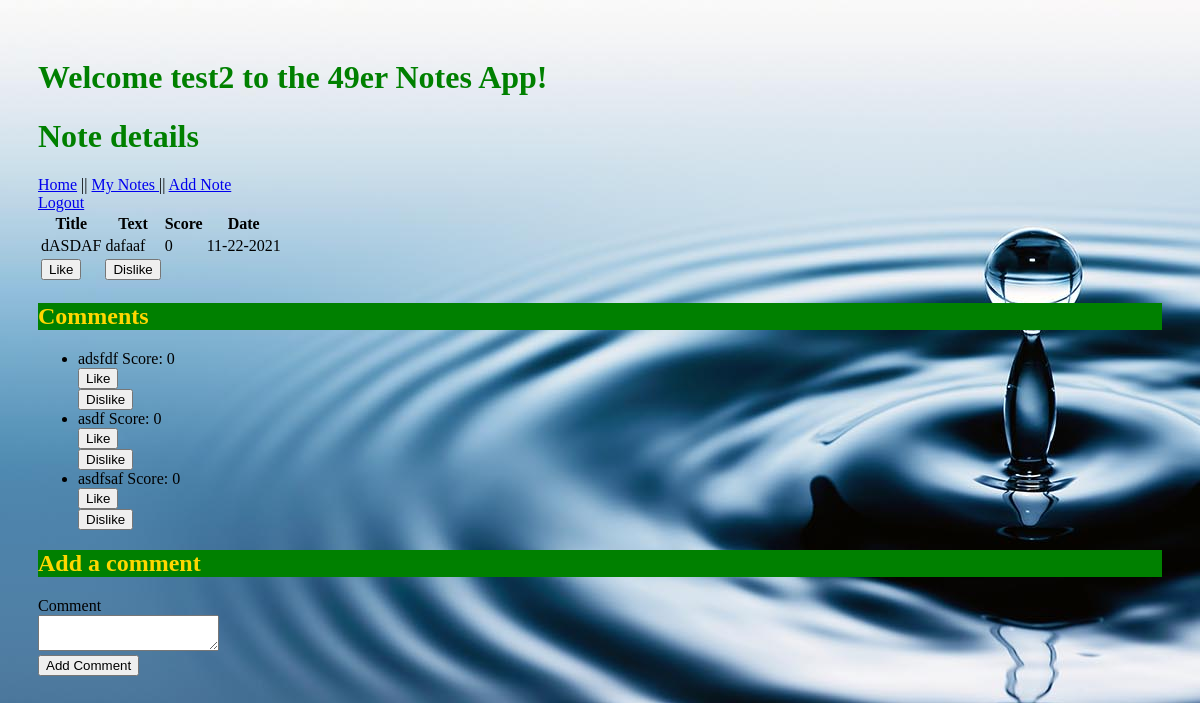
Page /notes/6 (signed in) on the committed database.
### models.py (models this page shows, shortened)
class Note(db.Model):
    id = db.Column("id", db.Integer, primary_key=True)
    title = db.Column("title", db.String(200))
    text = db.Column("text", db.String(100))
    date = db.Column("date", db.String(50))
    score = db.Column("score", db.Integer)
    user_id = db.Column(db.Integer, db.ForeignKey("user.id"), nullable=False)
    comments = db.relationship("Comment", backref="note", cascade="all, delete-orphan", lazy=True)

class Comment(db.Model):
    id = db.Column(db.Integer, primary_key=True)
    date_posted = db.Column(db.DateTime, nullable=False)
    content = db.Column(db.VARCHAR, nullable=False)
    note_id = db.Column(db.Integer, db.ForeignKey("note.id"), nullable=False)
    user_id = db.Column(db.Integer, db.ForeignKey("user.id"), nullable=False)
    score = db.Column("score", db.Integer)

### Cooler.py (the view)
@app.route('/notes/<note_id>')
def get_note(note_id):
    if session.get('user'):
        my_note = db.session.query(Note).filter_by(id=note_id).one()  # , user_id=session['user_id']
        form = CommentForm()
        return render_template('note.html', note=my_note, user=session['user'], form=form)
    else:
        return redirect(url_for('login'))

### forms.py
class CommentForm(FlaskForm):
    class Meta:
        csrf = False
    comment = TextAreaField('Comment',validators=[Length(min=1)])
    submit = SubmitField('Add Comment')

### templates/note.html (shortened to what this page needs)
<!DOCTYPE html>
<html lang="en">
<head>
    <link rel="stylesheet" href="{{ url_for('static', filename='main.css') }}">
</head>
<body>
<h1>Welcome {{user}} to the 49er Notes App!</h1>
<h1>Note details</h1>
<table>
    <tr>
        <th>Title</th>
        <th>Text</th>
        <th>Score</th>
        <th>Date</th>
    </tr>
    <tr>
        <td>{{ note.title }}</td>
        <td>{{ note.text }}</td>
        <td>{{ note.score }}</td>
        <td>{{ note.date }}</td>
    </tr>
    <tr>
        <td>
            <form action="{{ url_for('like_note', note_id=note.id) }}" method="post">
                <input type="submit" value="Like">
            </form>
        </td>
        <td>
            <form action="{{ url_for('dislike_note', note_id=note.id) }}" method="post">
                <input type="submit" value="Dislike">
            </form>
        </td>
    </tr>
    <nav>
        <a href="{{ url_for('index') }}"> Home</a> ||
        <a href="{{url_for('get_notes') }}"> My Notes </a> ||
        <a href="{{ url_for('new_note') }}">Add Note</a>
    </nav>
    <nav>
        <a href="{{ url_for('logout')}}">Logout</a>
    </nav>
</table>
{% if note.comments %}
{% if note.comments|length > 0 %}
<h2>Comments</h2>
<ul>
    {% for comment in note.comments %}
    <li>{{ comment.content }}     Score: {{ comment.score }}
        <form action="{{ url_for('like_comment', note_id=note.id, comment_id=comment.id) }}" method="post">
            <input type="submit" value="Like">
        </form>
        <form action="{{ url_for('dislike_comment', note_id=note.id, comment_id=comment.id) }}" method="post">
            <input type="submit" value="Dislike">
        </form>
    </li>
    {% endfor %}
</ul>
{% endif %}
{% endif %}
<form action="{{ url_for('new_comment', note_id=note.id) }}" method="post">
    <div class="formwrapper">
        <h2 class="title">Add a comment</h2>
        <div class="form-field">
            {{ form.comment.label }} <br/> {{ form.comment }}
        </div>
        {{ form.submit }}
    </div>
</form>
</body>
</html>

### static/main.css (style rules this page uses)
body { padding: 30px 30px; background-image: url("water-update.jpg"); }
h1 { color:green; }
h2 { color:gold; background:green; }

### rows in the picture
Note: title "dASDAF", text "dafaaf", score "0", date "11-22-2021"
Comment: content "adsfdf", score "0"
Comment: content "asdf", score "0"
Comment: content "asdfsaf", score "0"

### other values in the picture
{{ user }} "test2"
